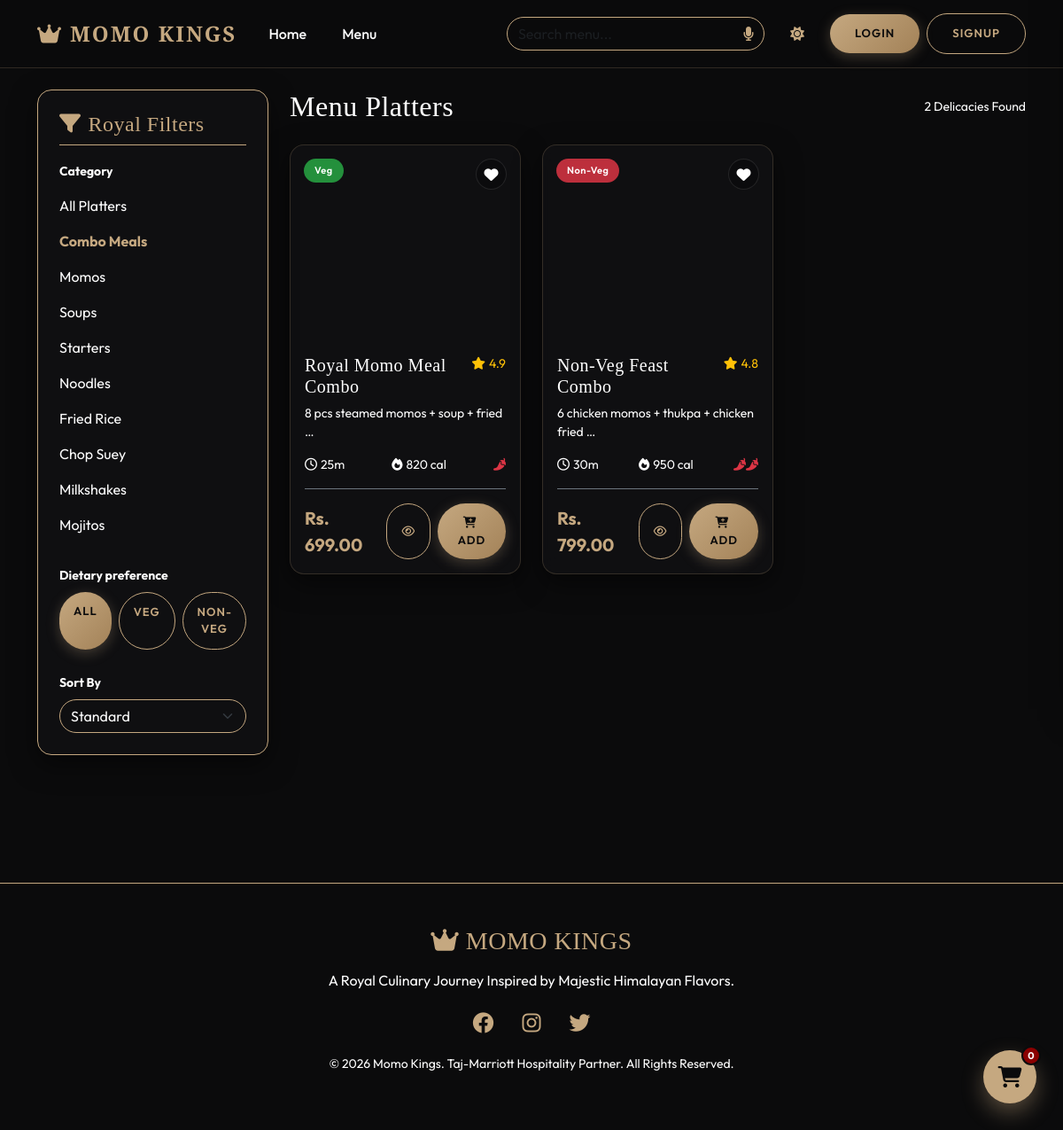
The app's page /menu/?category=combo-meals&q=&veg=&sort= with its own data.
### menu/models.py (models this page shows, shortened)
class Category(models.Model):
    name = models.CharField(max_length=100)
    slug = models.SlugField(max_length=120, unique=True, blank=True)
    description = models.TextField(blank=True, null=True)
    image_url = models.URLField(max_length=500, blank=True, null=True)
    is_active = models.BooleanField(default=True)
    class Meta:
        verbose_name_plural = "Categories"

class FoodItem(models.Model):
    VEG_CHOICES = [
        ('Veg', 'Veg'),
        ('Non-Veg', 'Non-Veg'),
    ]
    name = models.CharField(max_length=100)
    slug = models.SlugField(max_length=120, unique=True, blank=True)
    description = models.TextField()
    price = models.DecimalField(max_digits=8, decimal_places=2)
    image = models.ImageField(upload_to='menu_items/', blank=True, null=True)
    image_url = models.URLField(max_length=500, blank=True, null=True)
    category = models.ForeignKey(Category, on_delete=models.CASCADE, related_name='food_items')
    spice_level = models.IntegerField(default=0) # 0 to 3
    prep_time = models.IntegerField(default=15) # minutes
    calories = models.IntegerField(default=300)
    rating = models.DecimalField(max_digits=3, decimal_places=1, default=4.5)
    veg_non_veg = models.CharField(max_length=10, choices=VEG_CHOICES, default='Veg')
    is_popular = models.BooleanField(default=False)
    is_chef_special = models.BooleanField(default=False)
    is_recommended = models.BooleanField(default=False)
    is_active = models.BooleanField(default=True)

### menu/views.py (the view)
# urls.py: path('', MenuListView.as_view(), name='menu_list'),
class MenuListView(View):
    def get(self, request):
        query = request.GET.get('q', '')
        category_slug = request.GET.get('category', '')
        sort_by = request.GET.get('sort', '')
        veg_filter = request.GET.get('veg', '')
        items = FoodItem.objects.filter(is_active=True)
        if query:
            items = items.filter(
                Q(name__icontains=query) | Q(description__icontains=query)
            )
        if category_slug:
            items = items.filter(category__slug=category_slug)
        if veg_filter:
            items = items.filter(veg_non_veg=veg_filter)
        if sort_by == 'price_asc':
            items = items.order_by('price')
        elif sort_by == 'price_desc':
            items = items.order_by('-price')
        elif sort_by == 'rating':
            items = items.order_by('-rating')
        elif sort_by == 'calories':
            items = items.order_by('calories')
        wishlist_item_ids = []
        if request.user.is_authenticated:
            try:
                wishlist = Wishlist.objects.get(user=request.user)
                wishlist_item_ids = list(wishlist.items.values_list('id', flat=True))
            except Wishlist.DoesNotExist:
                pass
        categories = Category.objects.filter(is_active=True)
        context = {
            'items': items,
            'categories': categories,
            'selected_category': category_slug,
            'query': query,
            'sort_by': sort_by,
            'veg_filter': veg_filter,
            'wishlist_item_ids': wishlist_item_ids,
        }
        return render(request, 'menu.html', context)

### templates/menu.html (shortened to what this page needs)
{% extends 'base.html' %}
{% load static %}
{% block content %}
<div class="row mb-5">
    <div class="col-lg-3">
        <div class="glass-card p-4 border-gold sticky-top mb-4" style="top: 100px; z-index: 10;">
            <h4 class="text-gold mb-3 border-bottom border-gold pb-2"><i class="fa-solid fa-filter me-2"></i>Royal Filters</h4>
            <div class="mb-4">
                <label class="text-white small fw-bold mb-2">Category</label>
                <div class="list-group">
                    <a href="?q={{ query }}&veg={{ veg_filter }}&sort={{ sort_by }}" class="list-group-item list-group-item-action bg-transparent text-white border-0 py-2 ps-0 {% if not selected_category %}text-gold fw-bold{% endif %}">
                        All Platters
                    </a>
                    {% for cat in categories %}
                    <a href="?category={{ cat.slug }}&q={{ query }}&veg={{ veg_filter }}&sort={{ sort_by }}" class="list-group-item list-group-item-action bg-transparent text-white border-0 py-2 ps-0 {% if selected_category == cat.slug %}text-gold fw-bold{% endif %}">
                        {{ cat.name }}
                    </a>
                    {% endfor %}
                </div>
            </div>
            <div class="mb-4">
                <label class="text-white small fw-bold mb-2">Dietary preference</label>
                <div class="d-flex">
                    <a href="?category={{ selected_category }}&q={{ query }}&sort={{ sort_by }}" class="btn btn-sm {% if not veg_filter %}btn-gold{% else %}btn-outline-gold{% endif %} rounded-pill me-2 px-3">All</a>
                    <a href="?category={{ selected_category }}&q={{ query }}&veg=Veg&sort={{ sort_by }}" class="btn btn-sm {% if veg_filter == 'Veg' %}btn-gold{% else %}btn-outline-gold{% endif %} rounded-pill me-2 px-3">Veg</a>
                    <a href="?category={{ selected_category }}&q={{ query }}&veg=Non-Veg&sort={{ sort_by }}" class="btn btn-sm {% if veg_filter == 'Non-Veg' %}btn-gold{% else %}btn-outline-gold{% endif %} rounded-pill px-3">Non-Veg</a>
                </div>
            </div>
            <div>
                <label class="text-white small fw-bold mb-2">Sort By</label>
                <select onchange="location.href=this.value" class="form-select bg-transparent text-white border-gold rounded-pill">
                    <option value="?category={{ selected_category }}&q={{ query }}&veg={{ veg_filter }}&sort=" class="text-dark" {% if not sort_by %}selected{% endif %}>Standard</option>
                </select>
            </div>
        </div>
    </div>
    <div class="col-lg-9">
        <div class="d-flex justify-content-between align-items-center mb-4">
            <h2 class="text-white mb-0">Menu Platters</h2>
            <span class="text-gray small">{{ items|length }} Delicacies Found</span>
        </div>
        <div class="row g-4">
            {% if items %}
                {% for item in items %}
                <div class="col-md-6 col-lg-4">
                    <div class="glass-card food-card">
                        <div class="food-card-img-container">
                            <span class="badge-veg-nonveg {% if item.veg_non_veg == 'Veg' %}badge-veg{% else %}badge-nonveg{% endif %}">
                                {{ item.veg_non_veg }}
                            </span>
                            <div class="favorite-heart {% if request.user.is_authenticated and item in request.user.wishlist.items.all %}active{% endif %}" onclick="toggleWishlist(this, {{ item.id }})">
                                <i class="fa-solid fa-heart"></i>
                            </div>
                        </div>
                        <div class="p-3 d-flex flex-column flex-grow-1">
                            <div class="d-flex justify-content-between align-items-start mb-2">
                                <h5 class="text-white mb-0">{{ item.name }}</h5>
                                <span class="text-warning small text-nowrap"><i class="fa-solid fa-star me-1"></i>{{ item.rating }}</span>
                            </div>
                            <p class="text-gray small mb-3 flex-grow-1">{{ item.description|truncatewords:8 }}</p>
                            <div class="d-flex justify-content-between align-items-center small text-gray mb-3">
                                <span><i class="fa-regular fa-clock me-1"></i>{{ item.prep_time }}m</span>
                                <span><i class="fa-solid fa-fire me-1"></i>{{ item.calories }} cal</span>
                                <span class="text-danger">
                                    {% if item.spice_level == 1 %}<i class="fa-solid fa-pepper-hot"></i>
                                    {% elif item.spice_level == 2 %}<i class="fa-solid fa-pepper-hot"></i><i class="fa-solid fa-pepper-hot"></i>
                                    {% elif item.spice_level >= 3 %}<i class="fa-solid fa-pepper-hot"></i><i class="fa-solid fa-pepper-hot"></i><i class="fa-solid fa-pepper-hot"></i>
                                    {% else %}<span class="text-secondary">Mild</span>{% endif %}
                                </span>
                            </div>
                            <div class="d-flex justify-content-between align-items-center border-top border-secondary pt-3 mt-auto">
                                <span class="text-gold fw-bold fs-5">Rs. {{ item.price }}</span>
                                <div class="d-flex">
                                    <button class="btn btn-sm btn-outline-gold me-2 rounded-pill px-3" onclick="triggerQuickView({{ item.id }})"><i class="fa-regular fa-eye"></i></button>
                                    <button class="btn btn-sm btn-gold rounded-pill px-3" onclick="addToCart({{ item.id }})"><i class="fa-solid fa-cart-plus me-1"></i>Add</button>
                                </div>
                            </div>
                        </div>
                    </div>
                </div>
                {% endfor %}
            {% else %}
                <div class="col-12 text-center py-5">
                    <i class="fa-solid fa-circle-question fa-3x text-gold mb-3"></i>
                    <h4 class="text-white">No items found matching your filters.</h4>
                    <p class="text-gray">Please try adjusting your filters or search query.</p>
                </div>
            {% endif %}
        </div>
    </div>
</div>
{% endblock %}

### static/css/styles.css (style rules this page uses)
:root { --primary-color: #0b0b0c; --secondary-color: #c5a880; --gold-bright: #e5c392; --accent-red: #8b0000; --accent-red-hover: #b30000; --dark-card: rgba(18, 18, 20, 0.7); --light-card: rgba(255, 255, 255, 0.05); --text-white: #ffffff; --text-gray: #a0a0a5; --glass-border: rgba(197, 168, 128, 0.2); --gold-glow: 0 0 15px rgba(197, 168, 128, 0.3); --font-heading: 'Playfair Display', serif; --font-body: 'Outfit', sans-serif; --transition-smooth: all 0.4s cubic-bezier(0.165, 0.84, 0.44, 1); }
body { background-color: var(--primary-color); color: var(--text-white); font-family: var(--font-body); overflow-x: hidden; transition: var(--transition-smooth); }
h1, h2, h3, h4, h5, h6, .luxury-heading { font-family: var(--font-heading); letter-spacing: 0.5px; }
.glass-card { background: var(--dark-card); backdrop-filter: blur(12px); -webkit-backdrop-filter: blur(12px); border: 1px solid var(--glass-border); border-radius: 16px; box-shadow: 0 10px 30px rgba(0, 0, 0, 0.5); transition: var(--transition-smooth); }
.btn-gold { background: linear-gradient(135deg, var(--secondary-color), #a38258); color: #0b0b0c !important; font-weight: 600; border: none; border-radius: 30px; padding: 12px 28px; letter-spacing: 1px; text-transform: uppercase; font-size: 13px; box-shadow: 0 4px 15px rgba(197, 168, 128, 0.3); transition: var(--transition-smooth); }
.btn-outline-gold { border: 1px solid var(--secondary-color); color: var(--secondary-color) !important; background: transparent; border-radius: 30px; padding: 12px 28px; font-weight: 600; letter-spacing: 1px; text-transform: uppercase; font-size: 13px; transition: var(--transition-smooth); }
.text-gold { color: var(--secondary-color) !important; }
.border-gold { border-color: var(--secondary-color) !important; }
.food-card { height: 100%; display: flex; flex-direction: column; }
.food-card-img-container { position: relative; height: 220px; overflow: hidden; border-radius: 15px 15px 0 0; }
.badge-veg-nonveg { position: absolute; top: 15px; left: 15px; padding: 5px 12px; border-radius: 20px; font-size: 11px; font-weight: 600; letter-spacing: 0.5px; }
.badge-veg { background-color: rgba(40, 167, 69, 0.85); color: white; }
.badge-nonveg { background-color: rgba(220, 53, 69, 0.85); color: white; }
.favorite-heart { position: absolute; top: 15px; right: 15px; width: 35px; height: 35px; background: rgba(11, 11, 12, 0.6); border-radius: 50%; display: flex; justify-content: center; align-items: center; color: white; cursor: pointer; transition: var(--transition-smooth); border: 1px solid rgba(255,255,255,0.1); }

### records on screen
Category: name "Combo Meals"
Category: name "Momos"
Category: name "Soups"
Category: name "Starters"
Category: name "Noodles"
Category: name "Fried Rice"
Category: name "Chop Suey"
Category: name "Milkshakes"
Category: name "Mojitos"
FoodItem: veg_non_veg "Veg", name "Royal Momo Meal Combo", rating "4.9", description "8 pcs steamed momos + soup + fried …", prep_time "25", calories "820", spice_level 1 (drawn), price "699.00"
FoodItem: veg_non_veg "Non-Veg", name "Non-Veg Feast Combo", rating "4.8", description "6 chicken momos + thukpa + chicken fried …", prep_time "30", calories "950", spice_level 2 (drawn), price "799.00"

### other values on screen
{{ items|length }} "2"
{{ global_cart_count }} "0"
